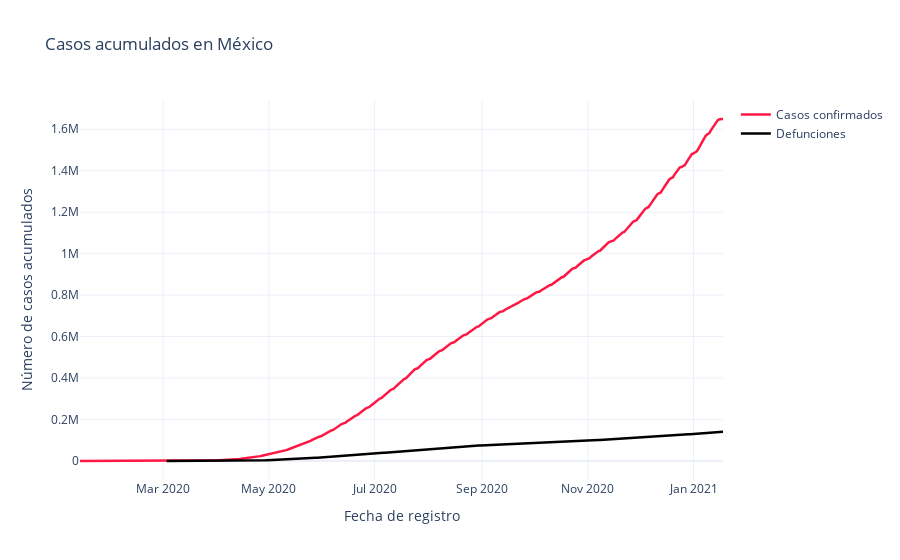

The cell this chart's notebook holds for it:
### Code cell
# Ploting the commulative confirmed and deaths cases ...

def acum_plot(x_conf_data, y_conf_data, x_def_data, y_def_data, region ):
    fig_acum = go.Figure()

    fig_acum.add_trace(go.Scatter(x = x_conf_data, y = y_conf_data,
                    mode = "lines" , line = dict(color = "#ff1744", width = 2.5), name = "Casos confirmados" ))

    fig_acum.add_trace(go.Scatter(x = x_def_data, y = y_def_data,
                    mode = "lines", line = dict(color = "black", width = 2.5), name = "Defunciones "))

    fig_acum.update_xaxes(title = "Fecha de registro")
    fig_acum.update_yaxes(title = "Número de casos acumulados")
    fig_acum.update_layout(title = "Casos acumulados en " + region )
    fig_acum.show()


# fig_acum = go.Figure()

# fig_acum.add_trace(go.Scatter(x = confirmados_por_fecha["fecha_ingreso"], y = confirmados_por_fecha["casos_acumulados"],
#                     mode = "lines" , line = dict(color = "#ff1744", width = 2.5), name = "Casos confirmados" ))

# fig_acum.add_trace(go.Scatter(x = defunciones_por_fecha["fecha_defuncion"], y = defunciones_por_fecha["defunciones_acumuladas"],
#                     mode = "lines", line = dict(color = "black", width = 2.5), name = "Defunciones "))



# fig_acum.update_xaxes(title = "Fecha de registro")
# fig_acum.update_yaxes(title = "Número de casos acumulados")
# fig_acum.update_layout(title = "Casos acumulados en México")
# fig_acum.show()

acum_plot(confirmados_por_fecha["fecha_ingreso"],confirmados_por_fecha["casos_acumulados"],
            defunciones_por_fecha["fecha_defuncion"], defunciones_por_fecha["defunciones_acumuladas"], region = "México" )

### Figure 1 — Plotly figure (JSON) as saved in the notebook; plotly's stock layout.template omitted (floating-point values rounded to 4 significant figures; data arrays with more than 128 entries replaced by an {"elided": "..."} marker saying what was removed)
{"data": [{"line": {"color": "#ff1744", "width": 2.5}, "mode": "lines", "name": "Casos confirmados", "type": "scatter", "x": {"elided": "332 str values"}, "y": {"elided": "332 int values"}}, {"line": {"color": "black", "width": 2.5}, "mode": "lines", "name": "Defunciones ", "type": "scatter", "x": {"elided": "308 str values"}, "y": {"elided": "308 int values"}}], "layout": {"title": {"text": "Casos acumulados en México"}, "xaxis": {"title": {"text": "Fecha de registro"}}, "yaxis": {"title": {"text": "Número de casos acumulados"}}}}
